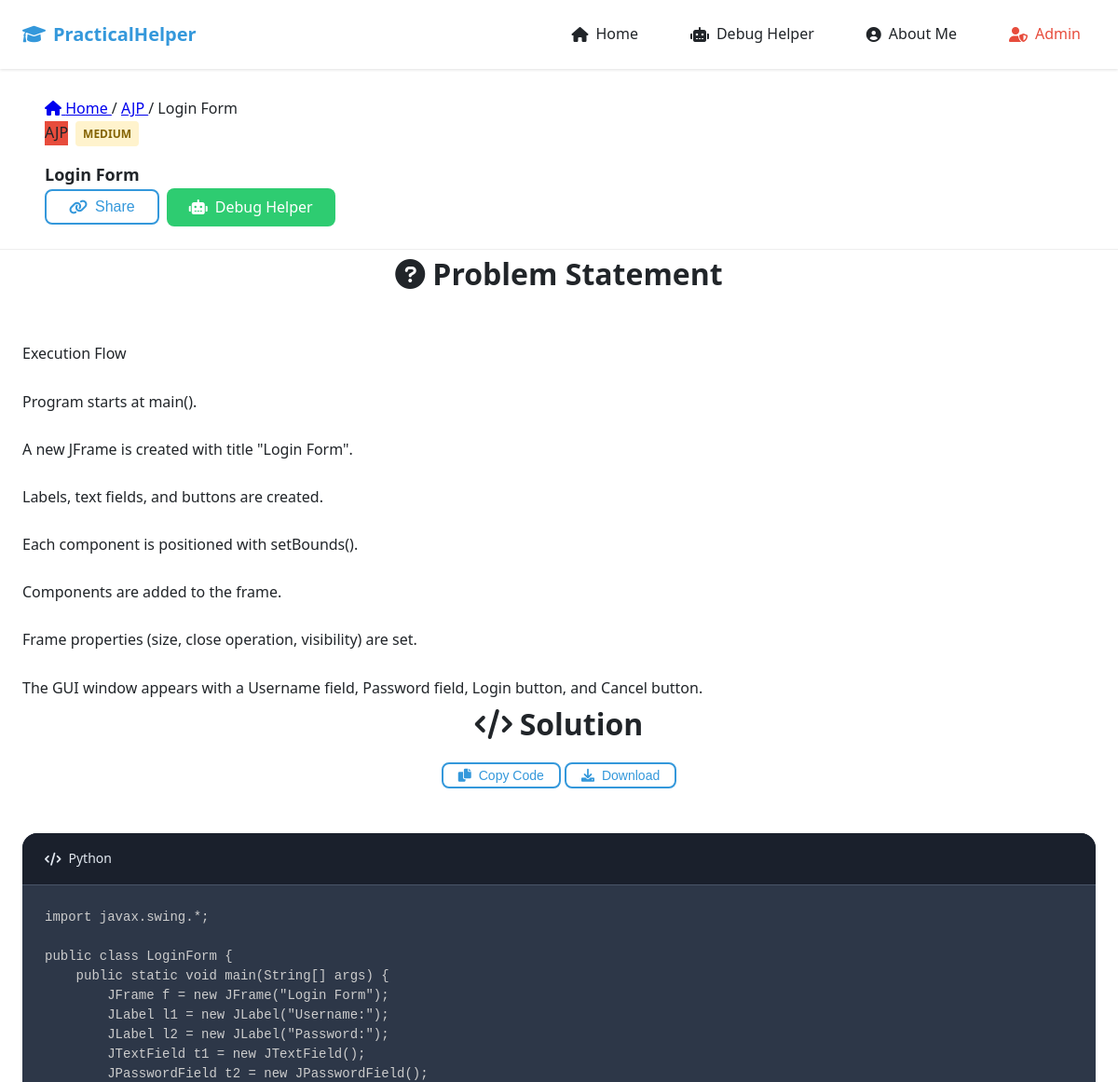
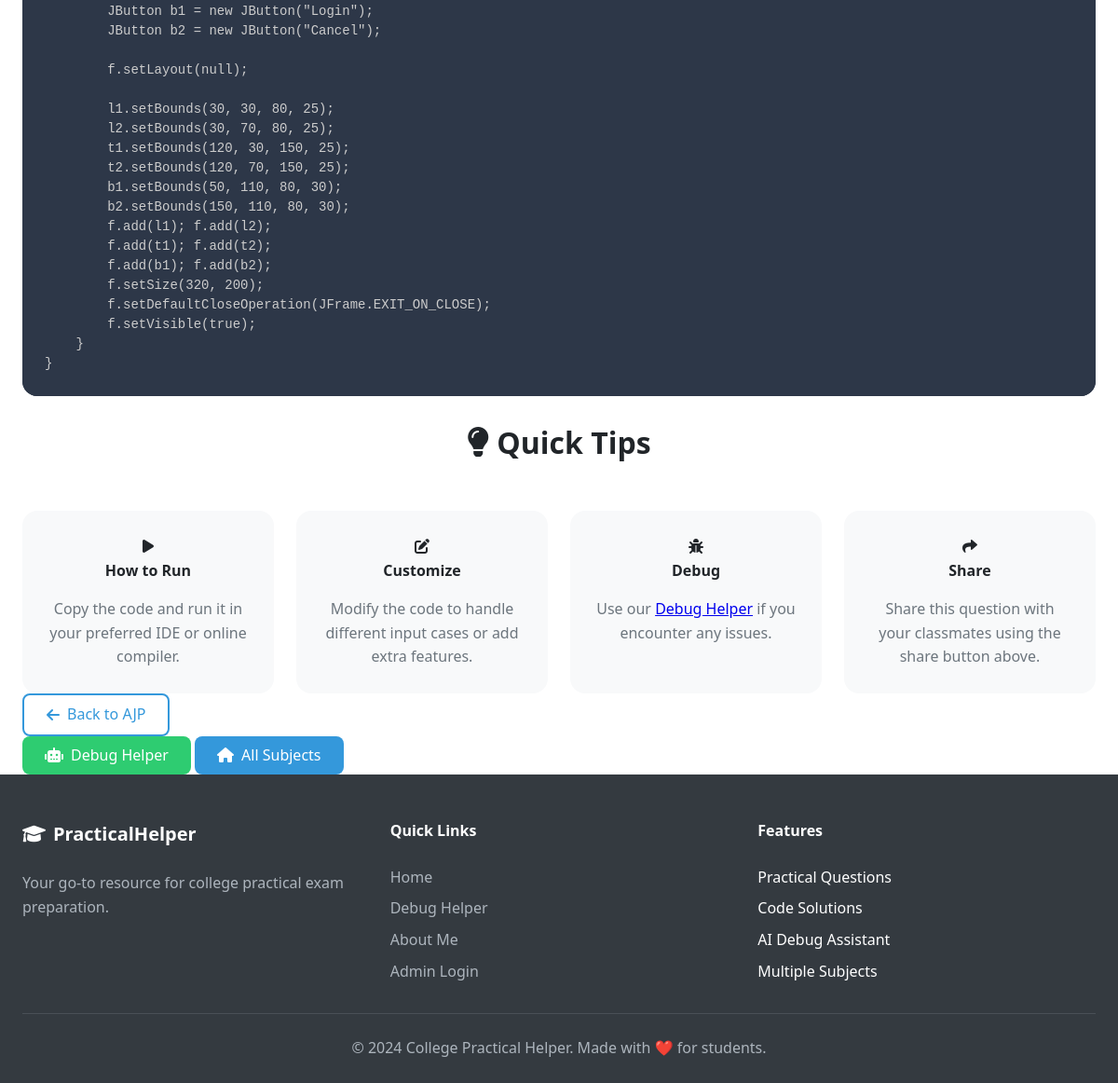
Screenshot of /question/1 with the database file from the repository (2 pictures, top to bottom).
### tables this page shows
CREATE TABLE subjects (
                id INTEGER PRIMARY KEY AUTOINCREMENT,
                name TEXT NOT NULL UNIQUE,
                description TEXT,
                color TEXT DEFAULT '#3498db',
                created_at TIMESTAMP DEFAULT CURRENT_TIMESTAMP
            );

CREATE TABLE questions (
                id INTEGER PRIMARY KEY AUTOINCREMENT,
                subject_id INTEGER NOT NULL,
                title TEXT NOT NULL,
                question_text TEXT NOT NULL,
                code_answer TEXT NOT NULL,
                difficulty TEXT DEFAULT 'Medium',
                created_at TIMESTAMP DEFAULT CURRENT_TIMESTAMP,
                FOREIGN KEY (subject_id) REFERENCES subjects (id) ON DELETE CASCADE
            );

### app.py (the view)
@app.route('/question/<int:question_id>')
def question_detail(question_id):
    conn = get_db_connection()
    question = conn.execute('''
        SELECT q.*, s.name as subject_name, s.color as subject_color
        FROM questions q
        JOIN subjects s ON q.subject_id = s.id
        WHERE q.id = ?
    ''', (question_id,)).fetchone()
    if not question:
        flash('Question not found!', 'error')
        return redirect(url_for('home'))
    conn.close()
    return render_template('question_detail.html', question=question)

### app.py (called while the page is built)
def get_db_connection():
    conn = sqlite3.connect(DATABASE)
    conn.row_factory = sqlite3.Row
    return conn

### templates/question_detail.html (shortened to what this page needs)
{% extends "base.html" %}
{% block content %}
<section class="question-header" style="--subject-color: {{ question.subject_color }};">
    <div class="container">
        <div class="question-breadcrumb">
            <a href="{{ url_for('home') }}">
                <i class="fas fa-home"></i> Home
            </a>
            <span class="breadcrumb-separator">/</span>
            <a href="{{ url_for('subject_questions', subject_id=question.subject_id) }}">
                {{ question.subject_name }}
            </a>
            <span class="breadcrumb-separator">/</span>
            <span>{{ question.title }}</span>
        </div>
        <div class="question-header-content">
            <div class="question-info">
                <div class="question-meta">
                    <span class="subject-badge" style="background-color: {{ question.subject_color }};">
                        {{ question.subject_name }}
                    </span>
                    <span class="difficulty-badge difficulty-{{ question.difficulty.lower() }}">
                        {{ question.difficulty }}
                    </span>
                </div>
                <h1 class="question-title">{{ question.title }}</h1>
            </div>
            <div class="question-actions">
                <button class="btn btn-outline" onclick="copyQuestionLink()">
                    <i class="fas fa-link"></i>
                    Share
                </button>
                <a href="{{ url_for('debug_helper') }}" class="btn btn-secondary">
                    <i class="fas fa-robot"></i>
                    Debug Helper
                </a>
            </div>
        </div>
    </div>
</section>
<section class="question-content">
    <div class="container">
        <div class="content-layout">
            <div class="question-section">
                <div class="section-header">
                    <h2>
                        <i class="fas fa-question-circle"></i>
                        Problem Statement
                    </h2>
                </div>
                <div class="question-text">
                    {{ question.question_text|replace('\n', '<br>')|safe }}
                </div>
            </div>
            <div class="solution-section">
                <div class="section-header">
                    <h2>
                        <i class="fas fa-code"></i>
                        Solution
                    </h2>
                    <div class="solution-actions">
                        <button class="btn btn-sm btn-outline" onclick="copyCode()">
                            <i class="fas fa-copy"></i>
                            Copy Code
                        </button>
                        <button class="btn btn-sm btn-outline" onclick="downloadCode()">
                            <i class="fas fa-download"></i>
                            Download
                        </button>
                    </div>
                </div>
                <div class="code-container">
                    <div class="code-header">
                        <div class="code-language">
                            <i class="fas fa-code"></i>
                            <span id="languageLabel">Code Solution</span>
                        </div>
                    </div>
                    <pre><code class="language-python" id="codeBlock">{{ question.code_answer }}</code></pre>
                </div>
            </div>
            <div class="resources-section">
                <div class="section-header">
                    <h2>
                        <i class="fas fa-lightbulb"></i>
                        Quick Tips
                    </h2>
                </div>
                <div class="tips-grid">
                    <div class="tip-card">
                        <i class="fas fa-play"></i>
                        <h4>How to Run</h4>
                        <p>Copy the code and run it in your preferred IDE or online compiler.</p>
                    </div>
                    <div class="tip-card">
                        <i class="fas fa-edit"></i>
                        <h4>Customize</h4>
                        <p>Modify the code to handle different input cases or add extra features.</p>
                    </div>
                    <div class="tip-card">
                        <i class="fas fa-bug"></i>
                        <h4>Debug</h4>
                        <p>Use our <a href="{{ url_for('debug_helper') }}">Debug Helper</a> if you encounter any issues.</p>
                    </div>
                    <div class="tip-card">
                        <i class="fas fa-share"></i>
                        <h4>Share</h4>
                        <p>Share this question with your classmates using the share button above.</p>
                    </div>
                </div>
            </div>
        </div>
    </div>
</section>
<section class="question-navigation">
    <div class="container">
        <div class="nav-actions">
            <a href="{{ url_for('subject_questions', subject_id=question.subject_id) }}" class="btn btn-outline">
                <i class="fas fa-arrow-left"></i>
                Back to {{ question.subject_name }}
            </a>
            <div class="nav-links">
                <a href="{{ url_for('debug_helper') }}" class="btn btn-secondary">
                    <i class="fas fa-robot"></i>
                    Debug Helper
                </a>
                <a href="{{ url_for('home') }}" class="btn btn-primary">
                    <i class="fas fa-home"></i>
                    All Subjects
                </a>
            </div>
        </div>
    </div>
</section>
{% endblock %}

### static/css/style.css (style rules this page uses)
:root { --primary-color: #3498db; --secondary-color: #2ecc71; --accent-color: #e74c3c; --warning-color: #f39c12; --success-color: #27ae60; --danger-color: #e74c3c; --info-color: #17a2b8; --bg-primary: #ffffff; --bg-secondary: #f8f9fa; --bg-dark: #343a40; --bg-light: #f8f9fa; --text-primary: #212529; --text-secondary: #6c757d; --text-light: #ffffff; --text-muted: #8e8e8e; --gradient-primary: linear-gradient(135deg, #667eea 0%, #764ba2 100%); --gradient-secondary: linear-gradient(135deg, #f093fb 0%, #f5576c 100%); --gradient-success: linear-gradient(135deg, #4facfe 0%, #00f2fe 100%); --gradient-warning: linear-gradient(135deg, #ff9a9e 0%, #fecfef 100%); --spacing-xs: 0.25rem; --spacing-sm: 0.5rem; --spacing-md: 1rem; --spacing-lg: 1.5rem; --spacing-xl: 2rem; --spacing-xxl: 3rem; --radius-sm: 0.25rem; --radius-md: 0.5rem; --radius-lg: 1rem; --radius-xl: 1.5rem; --shadow-sm: 0 1px 3px rgba(0, 0, 0, 0.12); --shadow-md: 0 4px 6px rgba(0, 0, 0, 0.1); --shadow-lg: 0 10px 25px rgba(0, 0, 0, 0.1); --shadow-xl: 0 20px 40px rgba(0, 0, 0, 0.1); --transition-fast: 0.15s ease-in-out; --transition-normal: 0.3s ease-in-out; --transition-slow: 0.5s ease-in-out; --font-family: 'Segoe UI', Tahoma, Geneva, Verdana, sans-serif; --font-size-xs: 0.75rem; --font-size-sm: 0.875rem; --font-size-base: 1rem; --font-size-lg: 1.125rem; --font-size-xl: 1.25rem; --font-size-xxl: 1.5rem; --font-size-3xl: 2rem; --font-size-4xl: 2.5rem; }
* { margin: 0; padding: 0; box-sizing: border-box; }
html { scroll-behavior: smooth; }
body { font-family: var(--font-family); font-size: var(--font-size-base); line-height: 1.6; color: var(--text-primary); background-color: var(--bg-primary); overflow-x: hidden; }
.container { max-width: 1200px; margin: 0 auto; padding: 0 var(--spacing-lg); }
.section-header { text-align: center; margin-bottom: var(--spacing-xxl); }
.section-header h2 { font-size: var(--font-size-3xl); color: var(--text-primary); margin-bottom: var(--spacing-md); display: flex; align-items: center; justify-content: center; gap: var(--spacing-sm); }
.question-header { padding: var(--spacing-lg); border-bottom: 1px solid #eee; }
.question-meta { display: flex; gap: var(--spacing-sm); align-items: center; margin-bottom: var(--spacing-md); }
.difficulty-badge { padding: var(--spacing-xs) var(--spacing-sm); border-radius: var(--radius-sm); font-size: var(--font-size-xs); font-weight: bold; text-transform: uppercase; }
.difficulty-medium { background-color: #fff3cd; color: #856404; }
.question-title { font-size: var(--font-size-lg); color: var(--text-primary); font-weight: 600; }
.question-actions { display: flex; gap: var(--spacing-sm); align-items: center; }
.code-container { background: #2d3748; border-radius: var(--radius-lg); overflow: hidden; margin: var(--spacing-lg) 0; }
.code-header { background: #1a202c; padding: var(--spacing-md) var(--spacing-lg); display: flex; justify-content: space-between; align-items: center; border-bottom: 1px solid #4a5568; }
.code-language { display: flex; align-items: center; gap: var(--spacing-sm); color: #e2e8f0; font-size: var(--font-size-sm); }
pre { margin: 0; padding: var(--spacing-lg); background: #2d3748; overflow-x: auto; font-family: 'Consolas', 'Monaco', 'Courier New', monospace; font-size: var(--font-size-sm); line-height: 1.5; }
code { color: #e2e8f0; background: none; }
.btn { display: inline-flex; align-items: center; gap: var(--spacing-sm); padding: var(--spacing-sm) var(--spacing-lg); border: none; border-radius: var(--radius-md); text-decoration: none; font-weight: 500; cursor: pointer; transition: var(--transition-fast); text-align: center; font-size: var(--font-size-base); }
.btn-primary { background-color: var(--primary-color); color: white; }
.btn-secondary { background-color: var(--secondary-color); color: white; }
.btn-outline { background-color: transparent; color: var(--primary-color); border: 2px solid var(--primary-color); }
.btn-sm { padding: var(--spacing-xs) var(--spacing-md); font-size: var(--font-size-sm); }
.tips-grid { display: grid; grid-template-columns: repeat(auto-fit, minmax(250px, 1fr)); gap: var(--spacing-lg); margin-top: var(--spacing-xl); }
.tip-card { background: var(--bg-light); padding: var(--spacing-lg); border-radius: var(--radius-lg); text-align: center; transition: var(--transition-normal); border: 2px solid transparent; }
.tip-card h4 { margin-bottom: var(--spacing-md); color: var(--text-primary); }
.tip-card p { color: var(--text-secondary); line-height: 1.6; }

### rows the page displays
subjects: subject_name "AJP"
questions: title "Login Form", difficulty "MEDIUM", question_text "Execution Flow Program starts at main(). A new JFrame is created with title \"Login Form\". Labels, text fields, and buttons are created. Each component is positioned with setBounds(). Components are added to the frame. Frame properties (size, close operation, visibility) are set. The GUI window appears with a Username field, Password field, Login button, and Cancel button.", code_answer "import javax.swing.*; public class LoginForm { public static void main(String[] args) { JFrame f = new JFrame(\"Login Form\"); JLabel l1 = new JLabel(\"Username:\"); JLabel l2 = new JLabel(\"Password:\"); JTextField t1 = new JTextField(); JPasswordField t2 = new JPasswordField(); JButton b1 = new JButton(\"Login\"); JButton b2 = new JButton(\"Cancel\"); f.setLayout(null); l1.setBounds(30, 30, 80, 25); l2.setBounds(30, 70, 80, 25); t1.setBounds(120, 30, 150, 25); t2.setBounds(120, 70, 150, 25); b1.setBounds(50, 110, 80, 30); b2.setBounds(150, 110, 80, 30); f.add(l1); f.add(l2); f.add(t1); f.add(t2); f.add(b1); f.add(b2); f.setSize(320, 200); f.setDefaultCloseOperation(JFrame.EXIT_ON_CLOSE);…"
